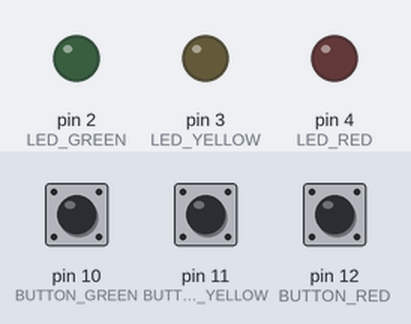
This sketch was run on a simulated Arduino Uno, built with avr-gcc and run on an emulated ATmega328P. Shown: output pins drawn as LEDs (lit = HIGH). Dashed ring = blinking. Inputs (shaded band) come from the test bench; at power-on: pin 11 (BUTTON_YELLOW) LOW, pin 10 (BUTTON_GREEN) HIGH, pin 12 (BUTTON_RED) HIGH.

Above: at 1.2 s.
1.3 s: pin 11 (BUTTON_YELLOW) pulled HIGH for 0.15 s
At 1.69 s:
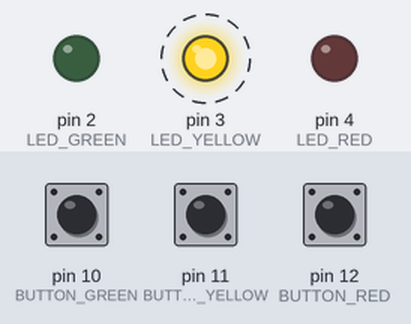
4.4 s: pin 10 (BUTTON_GREEN) pulled LOW for 0.15 s
At 5.5 s:
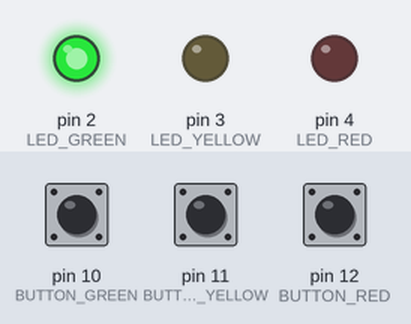
7.5 s: pin 12 (BUTTON_RED) pulled LOW for 0.15 s
At 7.8 s:
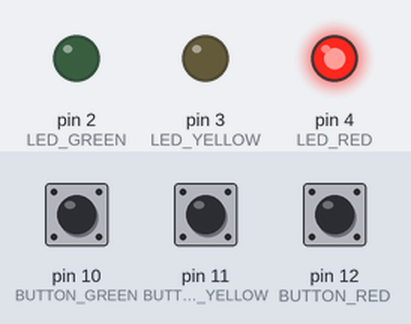
10.6 s: pin 12 (BUTTON_RED) pulled LOW for 1 s
At 14.4 s:
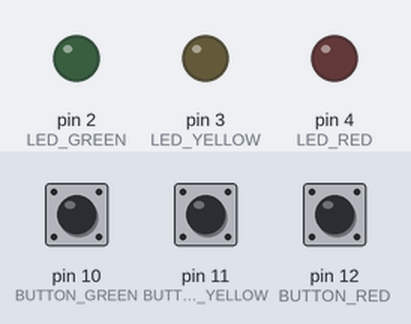
14.6 s: pin 12 (BUTTON_RED) pulled LOW for 3.2 s
At 15.6 s:
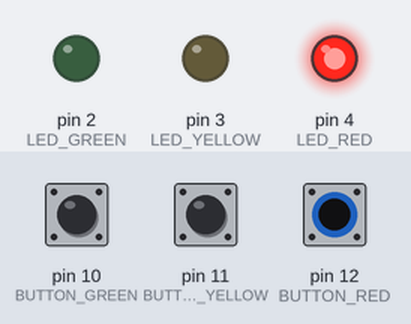
Timing chart, 0 to 19.1 s (numbered marks = the images above; inputs shaded):
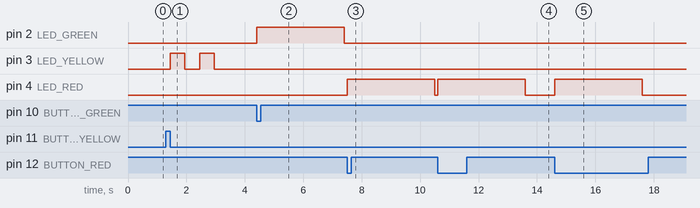

Measured:
- after the input at 1.3 s, pin 3 (LED_YELLOW): alternates HIGH for 0.50 s and LOW for 0.50 s, 4 changes in all, then stays LOW, starting after 0.15 s
- after the input at 4.4 s, pin 2 (LED_GREEN): LOW → HIGH at once, → LOW 3.0 s later
- after the input at 7.5 s, pin 4 (LED_RED): LOW → HIGH at once, → LOW 3.0 s later
- after the input at 10.6 s, pin 4 (LED_RED): LOW → HIGH at once, → LOW 3.0 s later
- after the input at 14.6 s, pin 4 (LED_RED): LOW → HIGH at once, → LOW 3.0 s later

The sketch:

priority_switch.ino
```cpp
#define LED_RED 4
#define LED_YELLOW 3
#define LED_GREEN 2

#define BUTTON_RED 12
#define BUTTON_YELLOW 11
#define BUTTON_GREEN 10

unsigned long RedTimer = 0;
unsigned long YellowTimer = 0;
unsigned long GreenTimer = 0;

unsigned char LedRedState = LOW;
unsigned char LedYellowState = LOW;
unsigned char LedGreenState = LOW;

unsigned char LedYellowBlink = LOW;

unsigned char ButtonRedState = LOW;
unsigned char ButtonYellowState = LOW;
unsigned char ButtonGreenState = LOW;

unsigned char LastButtonRedState = LOW;
unsigned char LastButtonYellowState = LOW;
unsigned char LastButtonGreenState = LOW;

unsigned long DBButtonRed = 0;
unsigned long DBButtonYellow = 0;
unsigned long DBButtonGreen = 0;

void setup()
{
    pinMode(LED_RED, OUTPUT);
    pinMode(LED_YELLOW, OUTPUT);
    pinMode(LED_GREEN, OUTPUT);
    pinMode(BUTTON_RED, INPUT_PULLUP);
    pinMode(BUTTON_YELLOW, INPUT);
    pinMode(BUTTON_GREEN, INPUT_PULLUP);
}

void loop()
{

    // LED RED

    ButtonRedState = digitalRead(BUTTON_RED);

    if (LedRedState == HIGH)
    {
        if (millis() - RedTimer > 3000)
        {
            digitalWrite(LED_RED, LOW);
            LedRedState = LOW;
        }
    }

    if (ButtonRedState != LastButtonRedState)
    {
        LastButtonRedState = ButtonRedState;
        if ((ButtonRedState == LOW) && (LedRedState == LOW))
        {
            if (millis() - DBButtonRed >= 300)
            {
                digitalWrite(LED_RED, HIGH);
                LedRedState = HIGH;
                RedTimer = millis();
                DBButtonRed = millis();
            }
        }
        else if ((ButtonRedState == LOW) && (LedRedState == HIGH))
        {
            if (millis() - DBButtonRed >= 300)
            {
                digitalWrite(LED_RED, LOW);
                LedRedState = LOW;
                DBButtonRed = millis();
            }
        }
    }

    // LED GREEN

    ButtonGreenState = digitalRead(BUTTON_GREEN);

    if (LedGreenState == HIGH)
    {
        if (millis() - GreenTimer > 3000)
        {
            digitalWrite(LED_GREEN, LOW);
            LedGreenState = LOW;
        }
    }

    if (ButtonGreenState != LastButtonGreenState)
    {
        LastButtonGreenState = ButtonGreenState;
        if ((ButtonGreenState == LOW) && (LedGreenState == LOW) && (LedRedState == LOW))
        {
            if (millis() - DBButtonGreen >= 300)
            {
                digitalWrite(LED_GREEN, HIGH);
                LedGreenState = HIGH;
                GreenTimer = millis();
                DBButtonGreen = millis();
            }
        }
        else if ((ButtonGreenState == LOW) && (LedGreenState == HIGH))
        {
            if (millis() - DBButtonGreen >= 300)
            {
                digitalWrite(LED_GREEN, LOW);
                LedGreenState = LOW;
                GreenTimer = millis();
            }
        }
    }

    // LED YELLOW

    ButtonYellowState = digitalRead(BUTTON_YELLOW);

    if (LedYellowState == HIGH)
    {
        LedYellowBlink = LedYellowState;
        if (millis() - YellowTimer > 500)
        {
            LedYellowBlink = LOW;
        }
        if (millis() - YellowTimer > 1000)
        {
            LedYellowBlink = HIGH;
        }
        if (millis() - YellowTimer > 1500)
        {
            LedYellowBlink = LOW;
        }
        if (millis() - YellowTimer > 2000)
        {
            LedYellowBlink = LOW;
            digitalWrite(LED_YELLOW, LOW);
            LedYellowState = LOW;
        }
        digitalWrite(LED_YELLOW, LedYellowBlink);
    }

    if (ButtonYellowState != LastButtonYellowState)
    {
        LastButtonYellowState = ButtonYellowState;
        if ((ButtonYellowState == LOW) && (LedRedState == LOW) && (LedYellowState == LOW) && (LedGreenState == LOW))
        {
            if (millis() - DBButtonYellow >= 300)
            {
                digitalWrite(LED_YELLOW, HIGH);
                LedYellowState = HIGH;
                YellowTimer = millis();
                DBButtonYellow = millis();
            }
        }
        else if ((ButtonYellowState == LOW) && (LedYellowState == HIGH))
        {
            if (millis() - DBButtonYellow >= 300)
            {
                digitalWrite(LED_YELLOW, LOW);
                LedYellowState = LOW;
                DBButtonYellow = millis();
            }
        }
    }
}
```
